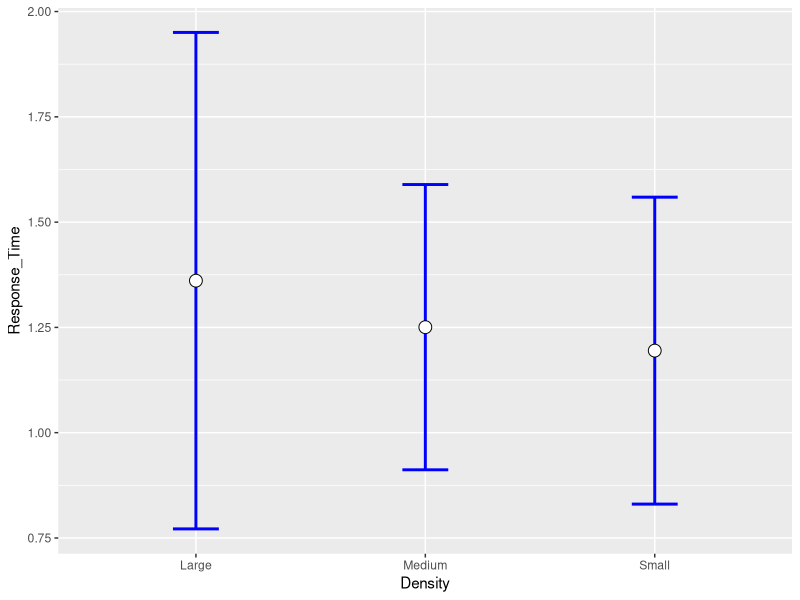
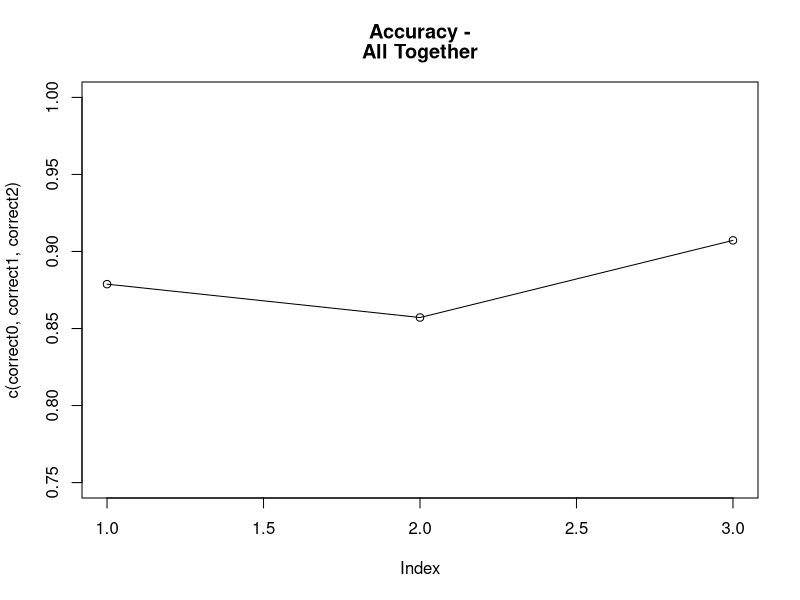
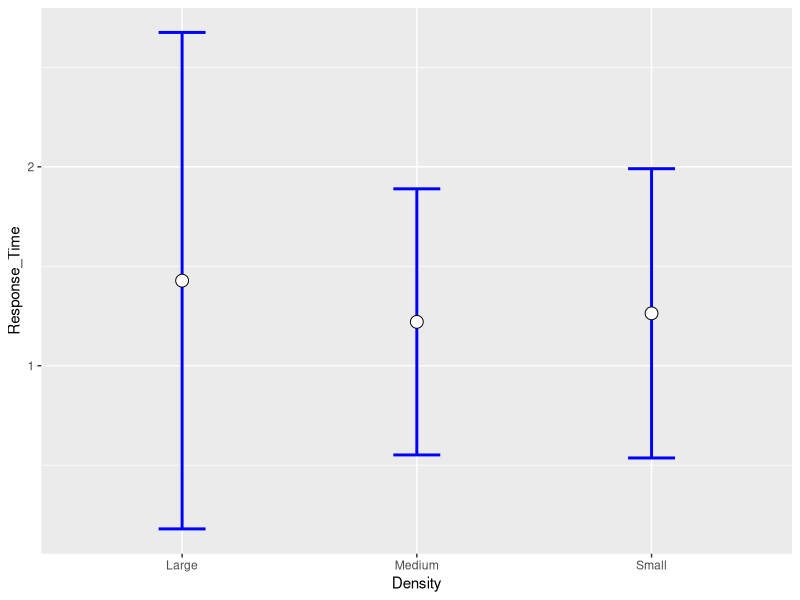
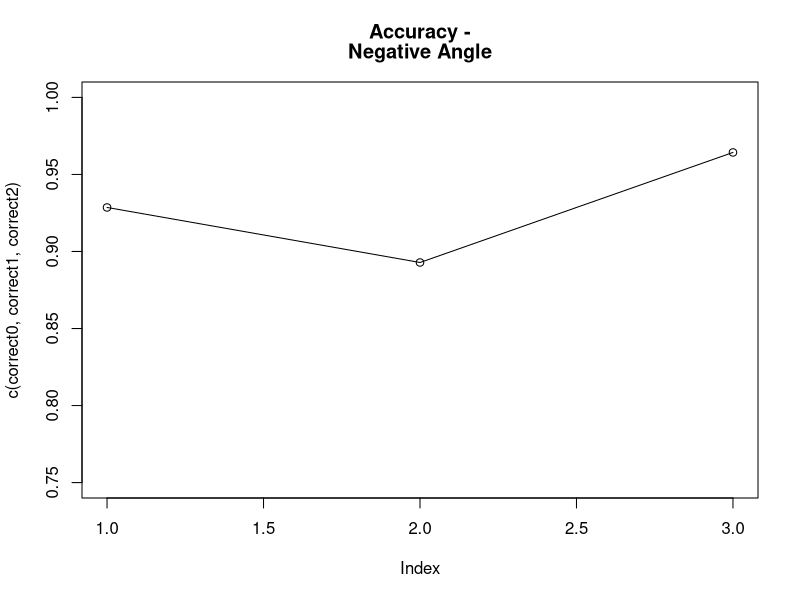
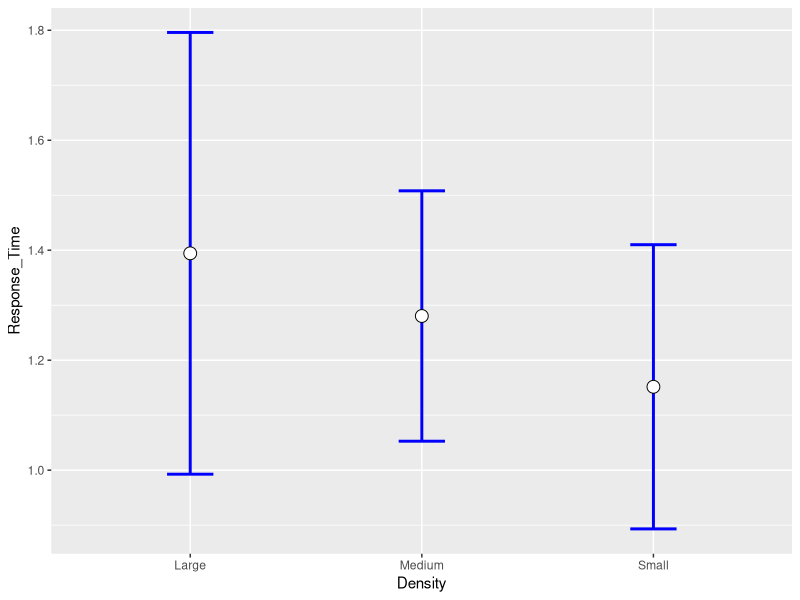
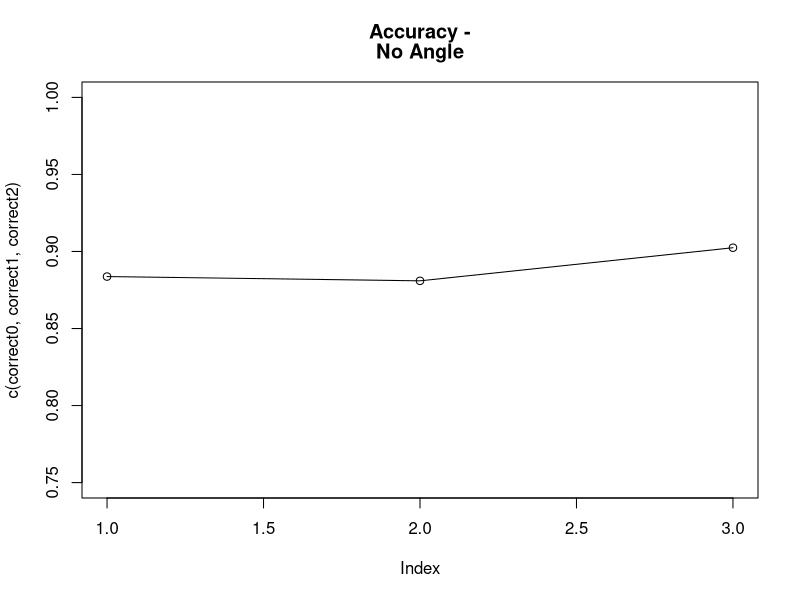
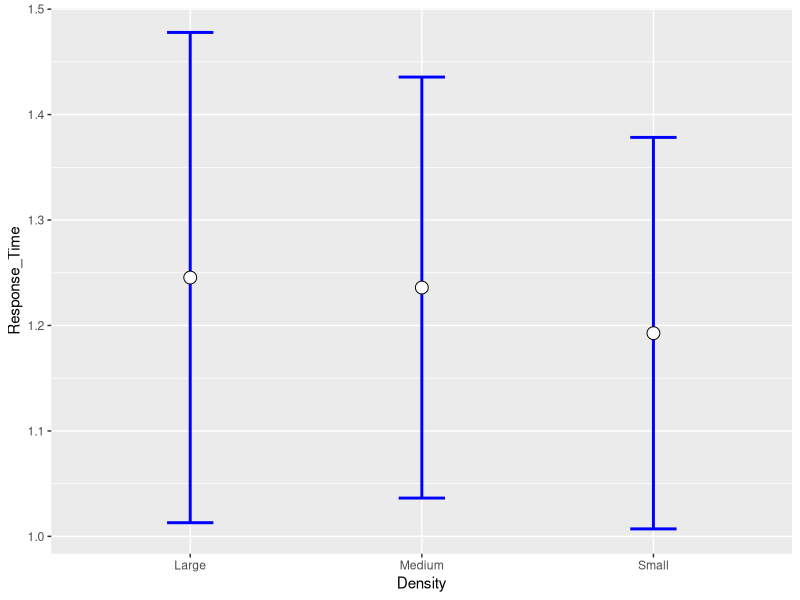
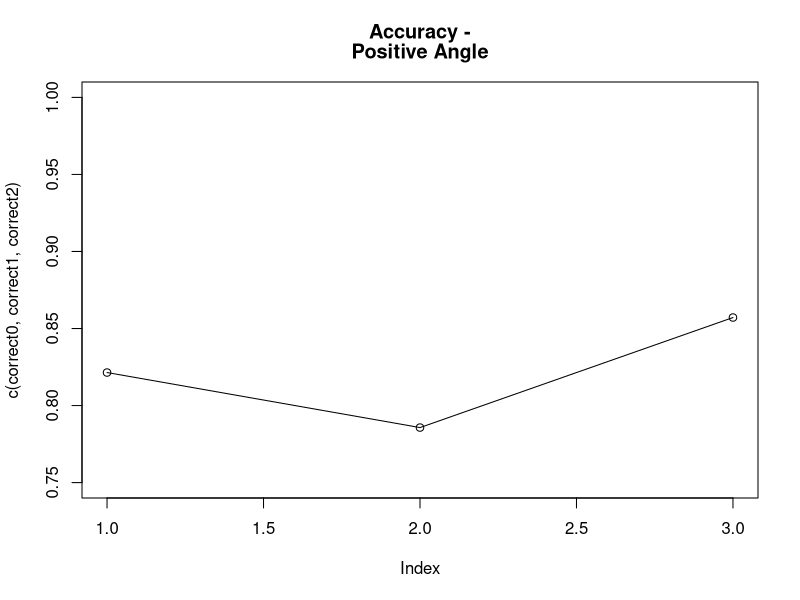

Write R code to recreate these figures, in order.
new.function <- function(data12, Type) 
{
  library(ggplot2)
  #plot(data12$Size, data12$Time)
  mean0 <- mean(data12[data12$Size == 0, ]$Time)
  mean1 <- mean(data12[data12$Size == 1, ]$Time)
  mean2 <- mean(data12[data12$Size == 2, ]$Time)
  
  variance0 <- var(data12[data12$Size == 0, ]$Time)
  variance1 <- var(data12[data12$Size == 1, ]$Time)
  variance2 <- var(data12[data12$Size == 2, ]$Time)
  
  d=data.frame(Density=c("Small", "Medium", "Large"), Response_Time=c(mean0, mean1, mean2), lower=c(mean0 - variance0, mean1 - variance1, mean2 - variance2), upper=c(mean0 + variance0, mean1 + variance1, mean2 + variance2))
  plt = ggplot() + 
    geom_errorbar(data=d, mapping=aes(x=Density, ymin=upper, ymax=lower), width=0.2, size=1, color="blue") + 
    geom_point(data=d, mapping=aes(x=Density, y=Response_Time), size=4, shape=21, fill="white")
  print(plt)
  d0 <- data12[data12$Size == 0, ]$Correct.
  d1 <- data12[data12$Size == 1, ]$Correct.
  d2 <- data12[data12$Size == 2, ]$Correct.
  correct0 <- (length(d0) - sum(d0))/length(d0)
  correct1 <- (length(d1) - sum(d1))/length(d1)
  correct2 <- (length(d2) - sum(d2))/length(d2)
  plot(c(correct0, correct1, correct2), ylim = c(0.75, 1), main = c("Accuracy -",Type), xlabel = "Type", ylabel = "Reaction Time")
  lines(c(correct0, correct1, correct2))
}


setwd("~/Documents/GitHub/UB304L_NeuroLab/")
options(digits=2)
data1 <- read.csv("cherry_picking.csv")
new.function(data1, "All Together")

data2 <- data1[data1$Density == -1,]
new.function(data2, "Negative Angle")

data3 <- data1[data1$Density == 0,]
new.function(data3, "No Angle")

data4 <- data1[data1$Density == 1,]
new.function(data4, "Positive Angle")
